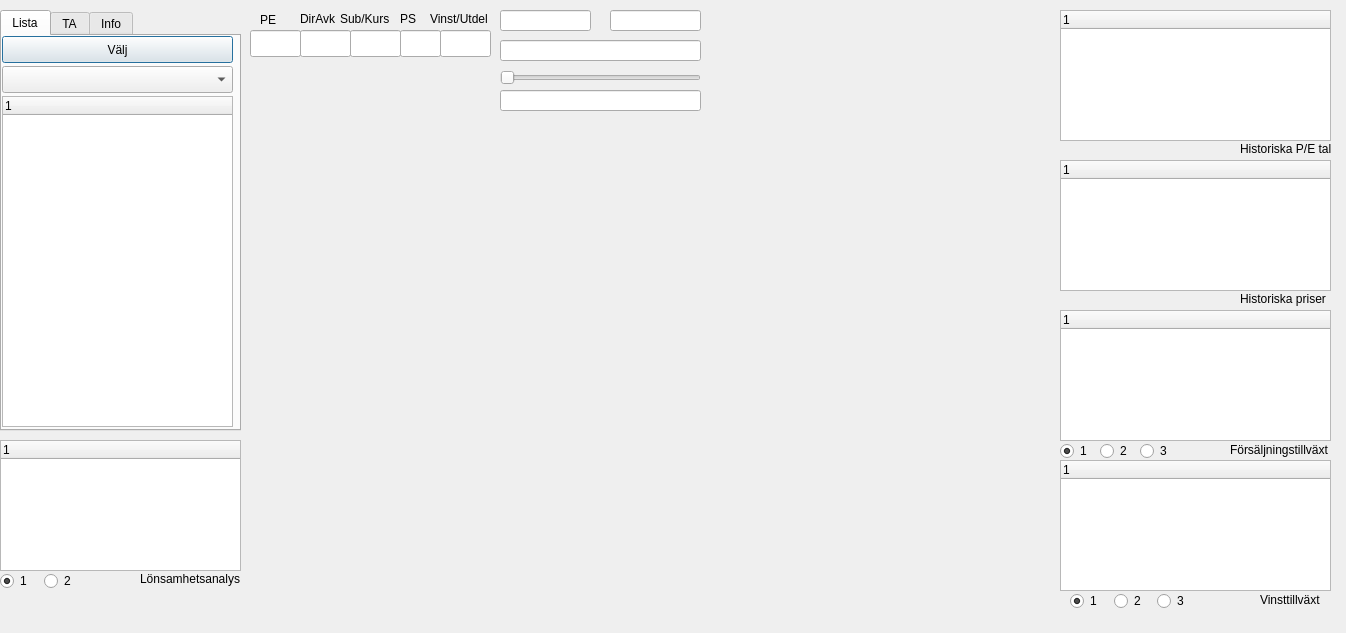
<?xml version="1.0" encoding="UTF-8"?>
<ui version="4.0">
 <class>CTADlg</class>
 <widget class="QDialog" name="CTADlg">
  <property name="geometry">
   <rect>
    <x>0</x>
    <y>0</y>
    <width>1346</width>
    <height>633</height>
   </rect>
  </property>
  <property name="windowTitle">
   <string>Dialog</string>
  </property>
  <widget class="QwtPlot" name="qwtPlot">
   <property name="geometry">
    <rect>
     <x>240</x>
     <y>120</y>
     <width>471</width>
     <height>171</height>
    </rect>
   </property>
  </widget>
  <widget class="QwtPlot" name="qwtPlotProfitAnalysis">
   <property name="geometry">
    <rect>
     <x>250</x>
     <y>460</y>
     <width>461</width>
     <height>131</height>
    </rect>
   </property>
  </widget>
  <widget class="QwtPlot" name="qwtPlot_2">
   <property name="geometry">
    <rect>
     <x>240</x>
     <y>310</y>
     <width>471</width>
     <height>131</height>
    </rect>
   </property>
  </widget>
  <widget class="QTreeWidget" name="treeWidgetHistoricalPENum">
   <property name="geometry">
    <rect>
     <x>1060</x>
     <y>10</y>
     <width>271</width>
     <height>131</height>
    </rect>
   </property>
   <property name="font">
    <font>
     <pointsize>9</pointsize>
     <weight>50</weight>
     <italic>false</italic>
     <bold>false</bold>
    </font>
   </property>
   <column>
    <property name="text">
     <string notr="true">1</string>
    </property>
   </column>
  </widget>
  <widget class="QTreeWidget" name="treeWidgetSalesGrowth">
   <property name="geometry">
    <rect>
     <x>1060</x>
     <y>310</y>
     <width>271</width>
     <height>131</height>
    </rect>
   </property>
   <property name="font">
    <font>
     <pointsize>9</pointsize>
    </font>
   </property>
   <column>
    <property name="text">
     <string notr="true">1</string>
    </property>
   </column>
  </widget>
  <widget class="QwtPlot" name="qwtPlotHistoricalPrices">
   <property name="geometry">
    <rect>
     <x>730</x>
     <y>160</y>
     <width>321</width>
     <height>131</height>
    </rect>
   </property>
   <property name="font">
    <font>
     <pointsize>11</pointsize>
    </font>
   </property>
  </widget>
  <widget class="QwtPlot" name="qwtPlotProfitGrowth">
   <property name="geometry">
    <rect>
     <x>730</x>
     <y>460</y>
     <width>321</width>
     <height>131</height>
    </rect>
   </property>
  </widget>
  <widget class="QwtPlot" name="qwtPlotSalesGrowth">
   <property name="geometry">
    <rect>
     <x>730</x>
     <y>310</y>
     <width>321</width>
     <height>131</height>
    </rect>
   </property>
  </widget>
  <widget class="QTabWidget" name="tabWidget1">
   <property name="geometry">
    <rect>
     <x>0</x>
     <y>10</y>
     <width>241</width>
     <height>421</height>
    </rect>
   </property>
   <property name="currentIndex">
    <number>0</number>
   </property>
   <widget class="QWidget" name="tab">
    <attribute name="title">
     <string>Lista</string>
    </attribute>
    <widget class="QTreeWidget" name="treeWidgetStockList">
     <property name="geometry">
      <rect>
       <x>0</x>
       <y>60</y>
       <width>231</width>
       <height>331</height>
      </rect>
     </property>
     <property name="font">
      <font>
       <pointsize>9</pointsize>
       <weight>50</weight>
       <italic>false</italic>
       <bold>false</bold>
      </font>
     </property>
     <column>
      <property name="text">
       <string notr="true">1</string>
      </property>
     </column>
    </widget>
    <widget class="QPushButton" name="pushButSelStockList">
     <property name="geometry">
      <rect>
       <x>0</x>
       <y>0</y>
       <width>231</width>
       <height>27</height>
      </rect>
     </property>
     <property name="font">
      <font>
       <pointsize>9</pointsize>
       <weight>50</weight>
       <italic>false</italic>
       <bold>false</bold>
      </font>
     </property>
     <property name="text">
      <string>Välj</string>
     </property>
    </widget>
    <widget class="QComboBox" name="comboBox">
     <property name="geometry">
      <rect>
       <x>0</x>
       <y>30</y>
       <width>231</width>
       <height>27</height>
      </rect>
     </property>
     <property name="font">
      <font>
       <pointsize>9</pointsize>
       <weight>50</weight>
       <italic>false</italic>
       <bold>false</bold>
      </font>
     </property>
    </widget>
   </widget>
   <widget class="QWidget" name="tab_2">
    <attribute name="title">
     <string>TA</string>
    </attribute>
    <widget class="QRadioButton" name="radioButRSI">
     <property name="geometry">
      <rect>
       <x>10</x>
       <y>270</y>
       <width>151</width>
       <height>22</height>
      </rect>
     </property>
     <property name="text">
      <string>RSI</string>
     </property>
     <property name="checked">
      <bool>true</bool>
     </property>
    </widget>
    <widget class="QRadioButton" name="radioButMacd">
     <property name="geometry">
      <rect>
       <x>10</x>
       <y>310</y>
       <width>117</width>
       <height>22</height>
      </rect>
     </property>
     <property name="text">
      <string>MACD</string>
     </property>
    </widget>
    <widget class="QRadioButton" name="radioButRoc">
     <property name="geometry">
      <rect>
       <x>10</x>
       <y>290</y>
       <width>117</width>
       <height>22</height>
      </rect>
     </property>
     <property name="text">
      <string>ROC</string>
     </property>
    </widget>
    <widget class="QCheckBox" name="checkBoxLinjerReg">
     <property name="geometry">
      <rect>
       <x>10</x>
       <y>110</y>
       <width>151</width>
       <height>22</height>
      </rect>
     </property>
     <property name="text">
      <string>Linjer Regression</string>
     </property>
    </widget>
    <widget class="QRadioButton" name="radioButMomentum">
     <property name="geometry">
      <rect>
       <x>10</x>
       <y>230</y>
       <width>131</width>
       <height>16</height>
      </rect>
     </property>
     <property name="text">
      <string>Momentum</string>
     </property>
    </widget>
    <widget class="QRadioButton" name="radioButton">
     <property name="geometry">
      <rect>
       <x>10</x>
       <y>200</y>
       <width>117</width>
       <height>22</height>
      </rect>
     </property>
     <property name="text">
      <string>No Indicator</string>
     </property>
    </widget>
    <widget class="QCheckBox" name="checkBoxMidMvAvg">
     <property name="geometry">
      <rect>
       <x>10</x>
       <y>30</y>
       <width>151</width>
       <height>22</height>
      </rect>
     </property>
     <property name="text">
      <string>Mid Moving Avg</string>
     </property>
     <property name="checked">
      <bool>true</bool>
     </property>
    </widget>
    <widget class="QCheckBox" name="checkBoxBollingBand">
     <property name="geometry">
      <rect>
       <x>10</x>
       <y>90</y>
       <width>111</width>
       <height>22</height>
      </rect>
     </property>
     <property name="text">
      <string>Bollingband</string>
     </property>
    </widget>
    <widget class="QRadioButton" name="radioButStochastics">
     <property name="geometry">
      <rect>
       <x>10</x>
       <y>250</y>
       <width>121</width>
       <height>22</height>
      </rect>
     </property>
     <property name="text">
      <string>Stochastics</string>
     </property>
    </widget>
    <widget class="QCheckBox" name="checkBoxLongMvAvg">
     <property name="geometry">
      <rect>
       <x>10</x>
       <y>50</y>
       <width>151</width>
       <height>22</height>
      </rect>
     </property>
     <property name="text">
      <string>Long Moving Avg</string>
     </property>
     <property name="checked">
      <bool>true</bool>
     </property>
    </widget>
    <widget class="QCheckBox" name="checkBoxShortMvAvg">
     <property name="geometry">
      <rect>
       <x>10</x>
       <y>10</y>
       <width>151</width>
       <height>22</height>
      </rect>
     </property>
     <property name="text">
      <string>Short Moving Avg </string>
     </property>
     <property name="checked">
      <bool>true</bool>
     </property>
    </widget>
   </widget>
   <widget class="QWidget" name="tab_BussinessInfo">
    <attribute name="title">
     <string>Info</string>
    </attribute>
    <widget class="QTextEdit" name="textEditMoreInfoBussiness">
     <property name="geometry">
      <rect>
       <x>0</x>
       <y>100</y>
       <width>241</width>
       <height>281</height>
      </rect>
     </property>
    </widget>
    <widget class="QLabel" name="label_23">
     <property name="geometry">
      <rect>
       <x>0</x>
       <y>40</y>
       <width>51</width>
       <height>17</height>
      </rect>
     </property>
     <property name="font">
      <font>
       <pointsize>9</pointsize>
      </font>
     </property>
     <property name="text">
      <string>Bransch</string>
     </property>
    </widget>
    <widget class="QLineEdit" name="lineEditMoreInfoBransch_2">
     <property name="geometry">
      <rect>
       <x>50</x>
       <y>40</y>
       <width>181</width>
       <height>27</height>
      </rect>
     </property>
     <property name="font">
      <font>
       <pointsize>9</pointsize>
      </font>
     </property>
    </widget>
    <widget class="QLabel" name="label_24">
     <property name="geometry">
      <rect>
       <x>0</x>
       <y>70</y>
       <width>31</width>
       <height>17</height>
      </rect>
     </property>
     <property name="font">
      <font>
       <pointsize>9</pointsize>
      </font>
     </property>
     <property name="text">
      <string>VD</string>
     </property>
    </widget>
    <widget class="QLabel" name="label_25">
     <property name="geometry">
      <rect>
       <x>0</x>
       <y>10</y>
       <width>41</width>
       <height>17</height>
      </rect>
     </property>
     <property name="font">
      <font>
       <pointsize>9</pointsize>
      </font>
     </property>
     <property name="text">
      <string>Sektor</string>
     </property>
    </widget>
    <widget class="QLineEdit" name="lineEditMoreInfoSector_2">
     <property name="geometry">
      <rect>
       <x>50</x>
       <y>10</y>
       <width>181</width>
       <height>27</height>
      </rect>
     </property>
     <property name="font">
      <font>
       <pointsize>9</pointsize>
      </font>
     </property>
    </widget>
    <widget class="QLineEdit" name="lineEditMoreInfoexecutiveDirector_2">
     <property name="geometry">
      <rect>
       <x>50</x>
       <y>70</y>
       <width>181</width>
       <height>27</height>
      </rect>
     </property>
     <property name="font">
      <font>
       <pointsize>9</pointsize>
      </font>
     </property>
    </widget>
   </widget>
  </widget>
  <widget class="QLineEdit" name="lineEditAssetName_3">
   <property name="geometry">
    <rect>
     <x>500</x>
     <y>90</y>
     <width>201</width>
     <height>21</height>
    </rect>
   </property>
   <property name="font">
    <font>
     <pointsize>9</pointsize>
     <weight>50</weight>
     <italic>false</italic>
     <bold>false</bold>
    </font>
   </property>
  </widget>
  <widget class="QSlider" name="selTimePeriodSlider_3">
   <property name="geometry">
    <rect>
     <x>500</x>
     <y>70</y>
     <width>201</width>
     <height>16</height>
    </rect>
   </property>
   <property name="maximum">
    <number>11</number>
   </property>
   <property name="pageStep">
    <number>11</number>
   </property>
   <property name="value">
    <number>0</number>
   </property>
   <property name="sliderPosition">
    <number>0</number>
   </property>
   <property name="orientation">
    <enum>Qt::Horizontal</enum>
   </property>
   <property name="invertedAppearance">
    <bool>false</bool>
   </property>
   <property name="invertedControls">
    <bool>false</bool>
   </property>
  </widget>
  <widget class="QLabel" name="labelOneDayProcentChange_3">
   <property name="geometry">
    <rect>
     <x>430</x>
     <y>90</y>
     <width>71</width>
     <height>17</height>
    </rect>
   </property>
   <property name="font">
    <font>
     <pointsize>9</pointsize>
    </font>
   </property>
   <property name="text">
    <string/>
   </property>
  </widget>
  <widget class="QLabel" name="labelLastPrice_3">
   <property name="geometry">
    <rect>
     <x>430</x>
     <y>60</y>
     <width>61</width>
     <height>17</height>
    </rect>
   </property>
   <property name="font">
    <font>
     <pointsize>9</pointsize>
    </font>
   </property>
   <property name="text">
    <string/>
   </property>
  </widget>
  <widget class="QTreeWidget" name="treeWidgetProfitGrowth">
   <property name="geometry">
    <rect>
     <x>1060</x>
     <y>460</y>
     <width>271</width>
     <height>131</height>
    </rect>
   </property>
   <property name="font">
    <font>
     <pointsize>9</pointsize>
     <weight>50</weight>
     <italic>false</italic>
     <bold>false</bold>
    </font>
   </property>
   <column>
    <property name="text">
     <string notr="true">1</string>
    </property>
   </column>
  </widget>
  <widget class="QwtPlot" name="qwtPlotHistoricalPENum">
   <property name="geometry">
    <rect>
     <x>730</x>
     <y>10</y>
     <width>321</width>
     <height>131</height>
    </rect>
   </property>
  </widget>
  <widget class="QLineEdit" name="lineEditEarningsDivByDividend_5">
   <property name="geometry">
    <rect>
     <x>440</x>
     <y>30</y>
     <width>51</width>
     <height>27</height>
    </rect>
   </property>
   <property name="font">
    <font>
     <pointsize>9</pointsize>
    </font>
   </property>
  </widget>
  <widget class="QLineEdit" name="lineEditPs_5">
   <property name="geometry">
    <rect>
     <x>400</x>
     <y>30</y>
     <width>41</width>
     <height>27</height>
    </rect>
   </property>
   <property name="font">
    <font>
     <pointsize>9</pointsize>
    </font>
   </property>
  </widget>
  <widget class="QLabel" name="label_35">
   <property name="geometry">
    <rect>
     <x>400</x>
     <y>10</y>
     <width>16</width>
     <height>17</height>
    </rect>
   </property>
   <property name="font">
    <font>
     <pointsize>9</pointsize>
    </font>
   </property>
   <property name="text">
    <string>PS</string>
   </property>
  </widget>
  <widget class="QLabel" name="label_37">
   <property name="geometry">
    <rect>
     <x>430</x>
     <y>10</y>
     <width>71</width>
     <height>17</height>
    </rect>
   </property>
   <property name="font">
    <font>
     <pointsize>9</pointsize>
    </font>
   </property>
   <property name="text">
    <string>Vinst/Utdel</string>
   </property>
  </widget>
  <widget class="QLineEdit" name="lineEditNavDivLastStockPrice_5">
   <property name="geometry">
    <rect>
     <x>350</x>
     <y>30</y>
     <width>51</width>
     <height>27</height>
    </rect>
   </property>
   <property name="font">
    <font>
     <pointsize>9</pointsize>
    </font>
   </property>
  </widget>
  <widget class="QLabel" name="label_39">
   <property name="geometry">
    <rect>
     <x>260</x>
     <y>10</y>
     <width>21</width>
     <height>20</height>
    </rect>
   </property>
   <property name="font">
    <font>
     <pointsize>9</pointsize>
    </font>
   </property>
   <property name="text">
    <string>PE</string>
   </property>
  </widget>
  <widget class="QLabel" name="label_36">
   <property name="geometry">
    <rect>
     <x>300</x>
     <y>10</y>
     <width>41</width>
     <height>17</height>
    </rect>
   </property>
   <property name="font">
    <font>
     <pointsize>9</pointsize>
    </font>
   </property>
   <property name="text">
    <string>DirAvk</string>
   </property>
  </widget>
  <widget class="QLabel" name="label_38">
   <property name="geometry">
    <rect>
     <x>340</x>
     <y>10</y>
     <width>51</width>
     <height>17</height>
    </rect>
   </property>
   <property name="font">
    <font>
     <pointsize>9</pointsize>
    </font>
   </property>
   <property name="text">
    <string>Sub/Kurs</string>
   </property>
  </widget>
  <widget class="QLineEdit" name="lineEditPE_5">
   <property name="geometry">
    <rect>
     <x>250</x>
     <y>30</y>
     <width>51</width>
     <height>27</height>
    </rect>
   </property>
   <property name="font">
    <font>
     <pointsize>9</pointsize>
    </font>
   </property>
  </widget>
  <widget class="QLineEdit" name="lineEditYield_5">
   <property name="geometry">
    <rect>
     <x>300</x>
     <y>30</y>
     <width>51</width>
     <height>27</height>
    </rect>
   </property>
   <property name="font">
    <font>
     <pointsize>9</pointsize>
    </font>
   </property>
  </widget>
  <widget class="QLineEdit" name="setStartDateLineEdit_3">
   <property name="geometry">
    <rect>
     <x>500</x>
     <y>10</y>
     <width>91</width>
     <height>21</height>
    </rect>
   </property>
   <property name="font">
    <font>
     <pointsize>9</pointsize>
     <weight>50</weight>
     <italic>false</italic>
     <bold>false</bold>
    </font>
   </property>
  </widget>
  <widget class="QLineEdit" name="setEndDateLineEdit_3">
   <property name="geometry">
    <rect>
     <x>610</x>
     <y>10</y>
     <width>91</width>
     <height>21</height>
    </rect>
   </property>
   <property name="font">
    <font>
     <pointsize>9</pointsize>
     <weight>50</weight>
     <italic>false</italic>
     <bold>false</bold>
    </font>
   </property>
  </widget>
  <widget class="QLineEdit" name="timePeriodLlineEdit_3">
   <property name="geometry">
    <rect>
     <x>500</x>
     <y>40</y>
     <width>201</width>
     <height>21</height>
    </rect>
   </property>
   <property name="font">
    <font>
     <pointsize>9</pointsize>
     <weight>50</weight>
     <italic>false</italic>
     <bold>false</bold>
    </font>
   </property>
  </widget>
  <widget class="QLabel" name="assetType_3">
   <property name="geometry">
    <rect>
     <x>260</x>
     <y>60</y>
     <width>171</width>
     <height>17</height>
    </rect>
   </property>
   <property name="font">
    <font>
     <pointsize>9</pointsize>
    </font>
   </property>
   <property name="text">
    <string/>
   </property>
  </widget>
  <widget class="QLabel" name="StatusInfoLabel_3">
   <property name="geometry">
    <rect>
     <x>260</x>
     <y>90</y>
     <width>171</width>
     <height>21</height>
    </rect>
   </property>
   <property name="font">
    <font>
     <pointsize>9</pointsize>
    </font>
   </property>
   <property name="text">
    <string/>
   </property>
  </widget>
  <widget class="QTreeWidget" name="treeWidgetProfit">
   <property name="geometry">
    <rect>
     <x>0</x>
     <y>440</y>
     <width>241</width>
     <height>131</height>
    </rect>
   </property>
   <property name="font">
    <font>
     <pointsize>9</pointsize>
     <weight>50</weight>
     <italic>false</italic>
     <bold>false</bold>
    </font>
   </property>
   <column>
    <property name="text">
     <string notr="true">1</string>
    </property>
   </column>
  </widget>
  <widget class="QTreeWidget" name="treeWidgetHistoricalPrices">
   <property name="geometry">
    <rect>
     <x>1060</x>
     <y>160</y>
     <width>271</width>
     <height>131</height>
    </rect>
   </property>
   <property name="font">
    <font>
     <pointsize>9</pointsize>
     <weight>50</weight>
     <italic>false</italic>
     <bold>false</bold>
    </font>
   </property>
   <column>
    <property name="text">
     <string notr="true">1</string>
    </property>
   </column>
  </widget>
  <widget class="QLabel" name="label">
   <property name="geometry">
    <rect>
     <x>1230</x>
     <y>440</y>
     <width>101</width>
     <height>20</height>
    </rect>
   </property>
   <property name="font">
    <font>
     <pointsize>9</pointsize>
    </font>
   </property>
   <property name="text">
    <string>Försäljningstillväxt</string>
   </property>
  </widget>
  <widget class="QRadioButton" name="radioButSalesGrowthPricePerShare">
   <property name="geometry">
    <rect>
     <x>1060</x>
     <y>440</y>
     <width>31</width>
     <height>22</height>
    </rect>
   </property>
   <property name="font">
    <font>
     <pointsize>9</pointsize>
    </font>
   </property>
   <property name="text">
    <string>1</string>
   </property>
   <property name="checked">
    <bool>true</bool>
   </property>
   <attribute name="buttonGroup">
    <string notr="true">buttonGroup</string>
   </attribute>
  </widget>
  <widget class="QRadioButton" name="radioButSalesGrowthTotal">
   <property name="geometry">
    <rect>
     <x>1100</x>
     <y>440</y>
     <width>41</width>
     <height>22</height>
    </rect>
   </property>
   <property name="font">
    <font>
     <pointsize>9</pointsize>
    </font>
   </property>
   <property name="text">
    <string>2</string>
   </property>
   <attribute name="buttonGroup">
    <string notr="true">buttonGroup</string>
   </attribute>
  </widget>
  <widget class="QRadioButton" name="radioButSalesGrowthPerYear">
   <property name="geometry">
    <rect>
     <x>1140</x>
     <y>440</y>
     <width>41</width>
     <height>22</height>
    </rect>
   </property>
   <property name="font">
    <font>
     <pointsize>9</pointsize>
    </font>
   </property>
   <property name="text">
    <string>3</string>
   </property>
   <attribute name="buttonGroup">
    <string notr="true">buttonGroup</string>
   </attribute>
  </widget>
  <widget class="QLabel" name="label_2">
   <property name="geometry">
    <rect>
     <x>1260</x>
     <y>590</y>
     <width>71</width>
     <height>20</height>
    </rect>
   </property>
   <property name="font">
    <font>
     <pointsize>9</pointsize>
    </font>
   </property>
   <property name="text">
    <string>Vinsttillväxt</string>
   </property>
  </widget>
  <widget class="QLabel" name="label_15">
   <property name="geometry">
    <rect>
     <x>140</x>
     <y>570</y>
     <width>101</width>
     <height>17</height>
    </rect>
   </property>
   <property name="font">
    <font>
     <pointsize>9</pointsize>
    </font>
   </property>
   <property name="text">
    <string>Lönsamhetsanalys</string>
   </property>
  </widget>
  <widget class="QLabel" name="label_17">
   <property name="geometry">
    <rect>
     <x>1240</x>
     <y>140</y>
     <width>91</width>
     <height>17</height>
    </rect>
   </property>
   <property name="font">
    <font>
     <pointsize>9</pointsize>
    </font>
   </property>
   <property name="text">
    <string>Historiska P/E tal</string>
   </property>
  </widget>
  <widget class="QLabel" name="label_16">
   <property name="geometry">
    <rect>
     <x>1240</x>
     <y>290</y>
     <width>91</width>
     <height>17</height>
    </rect>
   </property>
   <property name="font">
    <font>
     <pointsize>9</pointsize>
    </font>
   </property>
   <property name="text">
    <string>Historiska priser</string>
   </property>
  </widget>
  <widget class="QWidget" name="layoutWidget">
   <property name="geometry">
    <rect>
     <x>1070</x>
     <y>590</y>
     <width>125</width>
     <height>23</height>
    </rect>
   </property>
   <layout class="QHBoxLayout" name="horizontalLayout">
    <item>
     <widget class="QRadioButton" name="radioButProfitGrowthPricePerShare">
      <property name="font">
       <font>
        <pointsize>9</pointsize>
       </font>
      </property>
      <property name="text">
       <string>1</string>
      </property>
      <property name="checked">
       <bool>true</bool>
      </property>
      <attribute name="buttonGroup">
       <string notr="true">buttonGroup_3</string>
      </attribute>
     </widget>
    </item>
    <item>
     <widget class="QRadioButton" name="radioButProfitGrowthTotGrowth">
      <property name="font">
       <font>
        <pointsize>9</pointsize>
       </font>
      </property>
      <property name="text">
       <string>2</string>
      </property>
      <attribute name="buttonGroup">
       <string notr="true">buttonGroup_3</string>
      </attribute>
     </widget>
    </item>
    <item>
     <widget class="QRadioButton" name="radioButProfitGrowthPerYear">
      <property name="font">
       <font>
        <pointsize>9</pointsize>
       </font>
      </property>
      <property name="text">
       <string>3</string>
      </property>
      <attribute name="buttonGroup">
       <string notr="true">buttonGroup_3</string>
      </attribute>
     </widget>
    </item>
   </layout>
  </widget>
  <widget class="QWidget" name="layoutWidget">
   <property name="geometry">
    <rect>
     <x>0</x>
     <y>570</y>
     <width>82</width>
     <height>23</height>
    </rect>
   </property>
   <layout class="QHBoxLayout" name="horizontalLayout_2">
    <item>
     <widget class="QRadioButton" name="radioButProfitMargin">
      <property name="font">
       <font>
        <pointsize>9</pointsize>
       </font>
      </property>
      <property name="text">
       <string>1</string>
      </property>
      <property name="checked">
       <bool>true</bool>
      </property>
      <attribute name="buttonGroup">
       <string notr="true">buttonGroup_2</string>
      </attribute>
     </widget>
    </item>
    <item>
     <widget class="QRadioButton" name="radioButInterestRateDivEquity">
      <property name="font">
       <font>
        <pointsize>9</pointsize>
       </font>
      </property>
      <property name="text">
       <string>2</string>
      </property>
      <attribute name="buttonGroup">
       <string notr="true">buttonGroup_2</string>
      </attribute>
     </widget>
    </item>
   </layout>
  </widget>
  <zorder>layoutWidget</zorder>
  <zorder>layoutWidget</zorder>
  <zorder>qwtPlot</zorder>
  <zorder>qwtPlotProfitAnalysis</zorder>
  <zorder>qwtPlot_2</zorder>
  <zorder>treeWidgetHistoricalPENum</zorder>
  <zorder>treeWidgetSalesGrowth</zorder>
  <zorder>qwtPlotProfitGrowth</zorder>
  <zorder>qwtPlotSalesGrowth</zorder>
  <zorder>tabWidget1</zorder>
  <zorder>lineEditAssetName_3</zorder>
  <zorder>selTimePeriodSlider_3</zorder>
  <zorder>labelOneDayProcentChange_3</zorder>
  <zorder>labelLastPrice_3</zorder>
  <zorder>treeWidgetProfitGrowth</zorder>
  <zorder>qwtPlotHistoricalPENum</zorder>
  <zorder>lineEditEarningsDivByDividend_5</zorder>
  <zorder>lineEditPs_5</zorder>
  <zorder>label_35</zorder>
  <zorder>label_37</zorder>
  <zorder>lineEditNavDivLastStockPrice_5</zorder>
  <zorder>label_39</zorder>
  <zorder>label_36</zorder>
  <zorder>label_38</zorder>
  <zorder>lineEditPE_5</zorder>
  <zorder>lineEditYield_5</zorder>
  <zorder>setStartDateLineEdit_3</zorder>
  <zorder>setEndDateLineEdit_3</zorder>
  <zorder>timePeriodLlineEdit_3</zorder>
  <zorder>assetType_3</zorder>
  <zorder>StatusInfoLabel_3</zorder>
  <zorder>treeWidgetProfit</zorder>
  <zorder>treeWidgetHistoricalPrices</zorder>
  <zorder>label</zorder>
  <zorder>radioButSalesGrowthPricePerShare</zorder>
  <zorder>radioButSalesGrowthTotal</zorder>
  <zorder>radioButSalesGrowthPerYear</zorder>
  <zorder>label_2</zorder>
  <zorder>label_15</zorder>
  <zorder>label_17</zorder>
  <zorder>label_16</zorder>
  <zorder>qwtPlotHistoricalPrices</zorder>
 </widget>
 <customwidgets>
  <customwidget>
   <class>QwtPlot</class>
   <extends>QFrame</extends>
   <header>qwt_plot.h</header>
   <container>1</container>
  </customwidget>
 </customwidgets>
 <resources/>
 <connections/>
 <buttongroups>
  <buttongroup name="buttonGroup_3"/>
  <buttongroup name="buttonGroup_2"/>
  <buttongroup name="buttonGroup"/>
 </buttongroups>
</ui>
